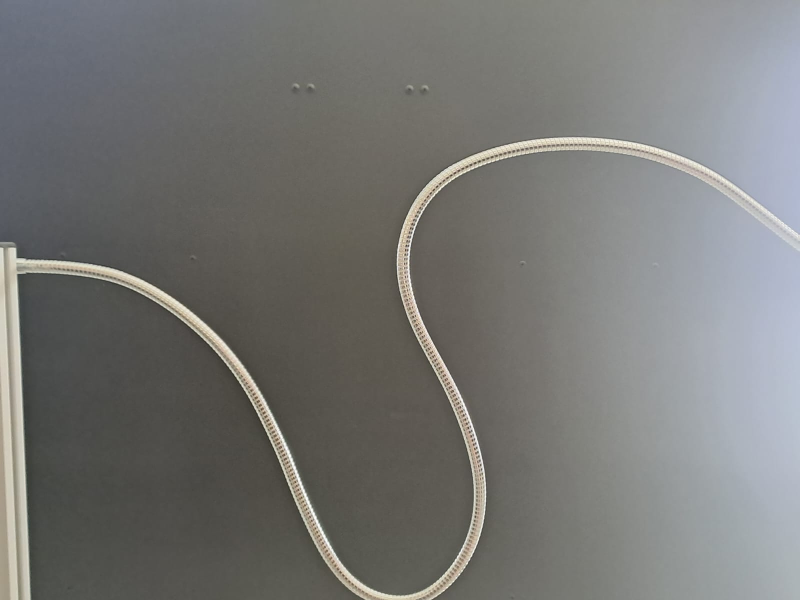
#> input picture LineDetection/IMG/line1.jpg, 1600 x 1200 px (shown at 1/2 size)
$ python line_detection.py
#> lines starting #> are read from the running program, lines starting #| are printed output that depends on the picture; after the words box and inside, x2 and y2 are one past the last pixel; in counts of white or black regions, pixels touching at a corner belong together
"""
Beispiel zum erkennen der Linie aus einem realen, aufgenommenen Bild.

Diese Pakete müssen installiert sein:
    opencv-python
    numpy
    matplotlib
    scikit-image    (https://scikit-image.org/docs/stable/install.html)
"""

from cv2 import WINDOW_NORMAL
import cv2
import numpy as np
from skimage.morphology import skeletonize
import matplotlib.pyplot as plt
import os


# Bild einlesen
original_img = cv2.imread(os.path.abspath('IMG/line1.jpg'))
#> original_img is the input picture: shape (1200, 1600, 3); mean B, G, R 116.6, 118.8, 118.7

# Bild in Gray-Bild umwandeln
img = cv2.cvtColor(original_img, cv2.COLOR_BGR2GRAY)

# Schwellwert anwenden
img = cv2.medianBlur(img, 3)
img = cv2.adaptiveThreshold(img, 255, cv2.ADAPTIVE_THRESH_GAUSSIAN_C, cv2.THRESH_BINARY_INV, 5, 2)
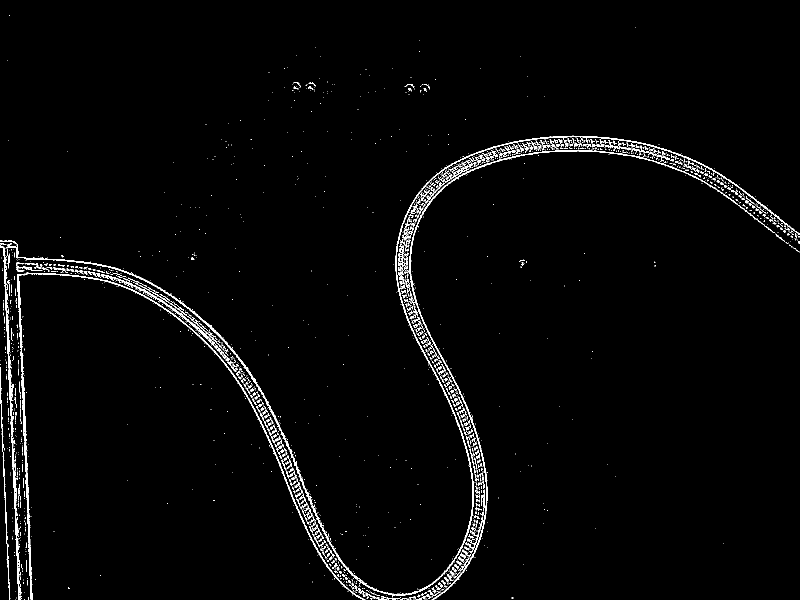
#> img: shape (1200, 1600) (shown at 1/2 size); 2.2% white in thin lines or dots

# Konturen im Bild finden
contours, hierarchy = cv2.findContours(img, cv2.RETR_TREE, cv2.CHAIN_APPROX_SIMPLE)
#> contours = 2353 contours, 2246 with area under 20; largest, box (x1, y1, x2, y2) and area: (11, 271, 1600, 1192) 5368, (34, 545, 731, 1200) 3710, (818, 300, 1530, 1200) 2499, (0, 491, 42, 1200) 1668, (202, 548, 460, 723) 960

# Nach der größten Kontur filtern und diese auf ein schwarzes Bild übertragen
img_line = np.zeros(img.shape, dtype="uint8")
line = max(contours, key=cv2.contourArea)
#> line = contour of 3102 points, box (x1, y1, x2, y2) (11, 271, 1600, 1192), area 5368
cv2.drawContours(img_line, [line], -1, 255, 5)
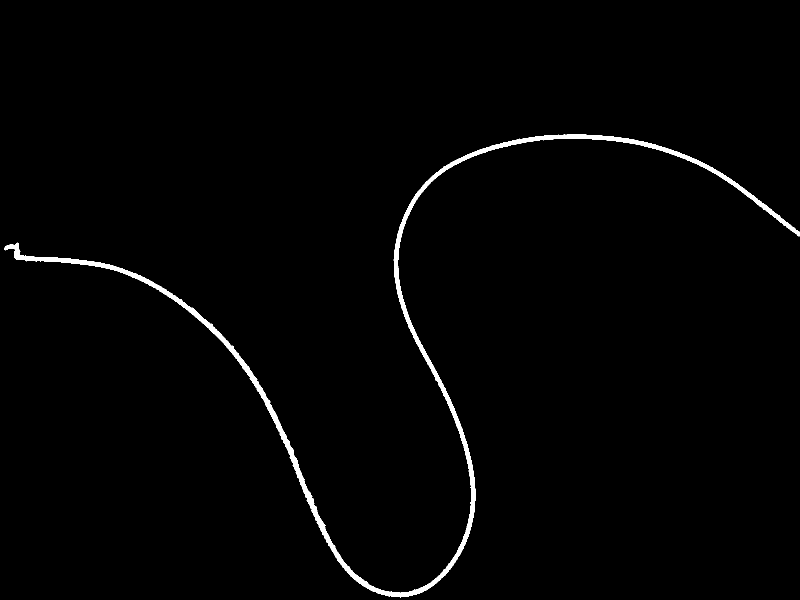
#> img_line: shape (1200, 1600) (shown at 1/2 size); 1.3% white; 1 white region, box (x1, y1, x2, y2) and area: (8, 268, 1600, 1195) 25459

# Skeletonize-Methode anwenden um die Linie auf einen Pixel Breite zu reduzieren
new_img = skeletonize(img_line)
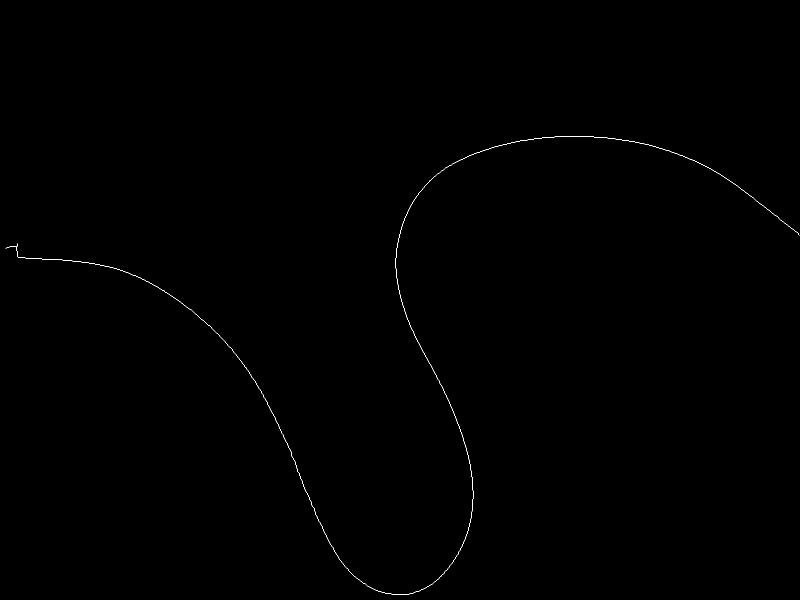
#> new_img: shape (1200, 1600) bool (shown at 1/2 size); 0.14% white in thin lines or dots, all inside (x1, y1, x2, y2) = (11, 272, 1599, 1190)

# Ergebnis in ein binäres Bild übertragen
new_img_2 = np.zeros(img.shape, dtype="uint8")
r, c = new_img.shape
#> r = 1200; c = 1600
for row in range(r):
    for column in range(c):
        if new_img[row][column] == True:
            new_img_2[row][column] = 1


# Ergebnis anzeigen
# (dieser Schritt dient nur der Visualisierung und hat nichts mit der Bildverarbeitung zu tun)

window_size = (1600, 600)    # Fenstergröße zum anzeigen

cv2.namedWindow('Ergebnis', WINDOW_NORMAL)
cv2.resizeWindow('Ergebnis', window_size[0], window_size[1])

text = 'q = quit/close; s = save'
original_img = cv2.putText(original_img, text, (50, 100), cv2.FONT_HERSHEY_SIMPLEX, 2, (0, 0, 255), 5, cv2.LINE_AA, False)
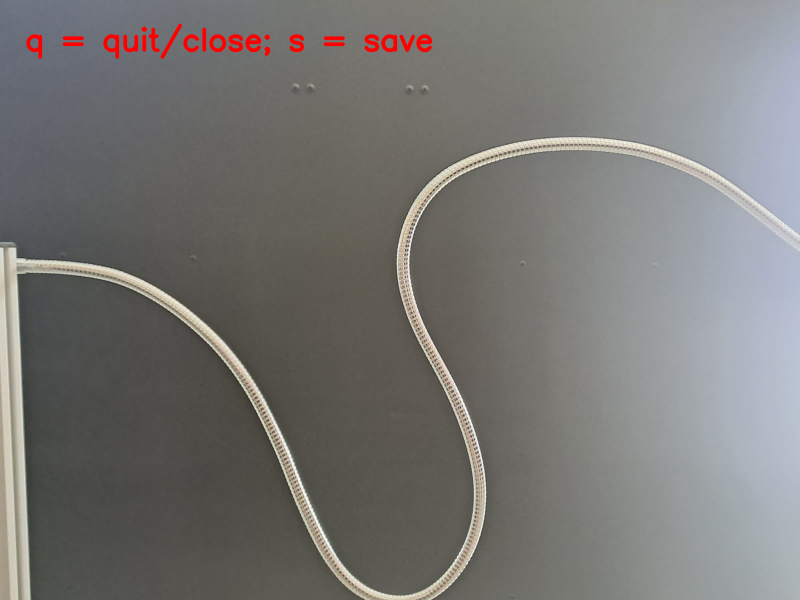
#> original_img: shape (1200, 1600, 3) (shown at 1/2 size); 0.69% of pixels changed, all inside (x1, y1, x2, y2) = (52, 47, 865, 119)
ergebnis = np.concatenate((original_img, cv2.cvtColor(new_img_2*255, cv2.COLOR_GRAY2BGR)), axis=1)
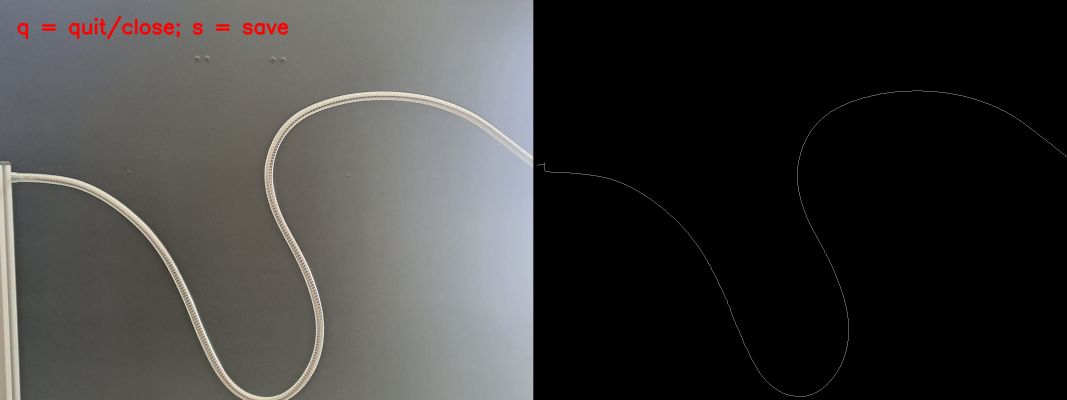
#> ergebnis: shape (1200, 3200, 3) (shown at 1/3 size); mean B, G, R 58.1, 59.3, 59.9
cv2.imshow('Ergebnis', ergebnis)

while True:
    k = cv2.waitKey(0) & 0xFF
#> (key q is pressed here)
    if k == ord('q'):               # Taste q zum schließen
        cv2.destroyAllWindows()
        break
    if k == ord('s'):               # Taste s um Ergebnis abzuspeichern
        cv2.imwrite('thinned.jpg', new_img_2*255)


# Alle Fenster schließen
cv2.destroyAllWindows()

$ run again, with LineDetection/IMG/line2.jpg copied over LineDetection/IMG/line1.jpg
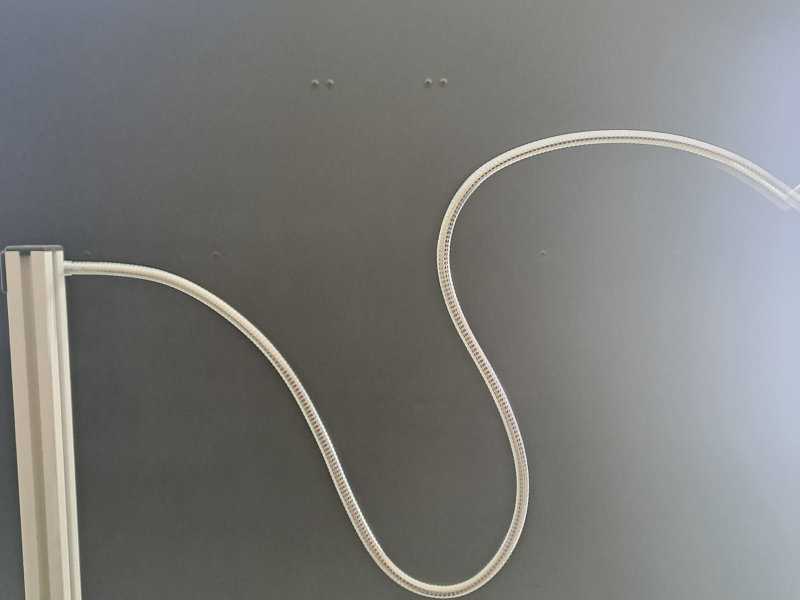
#> input picture LineDetection/IMG/line2.jpg, 1600 x 1200 px (shown at 1/2 size)
#> original_img is the input picture: shape (1200, 1600, 3); mean B, G, R 120.6, 122.7, 122.5
#> `img = cv2.adaptiveThreshold(img, 255, cv2.ADAPTIVE_THRESH_GAUSSIAN_C, ..`:
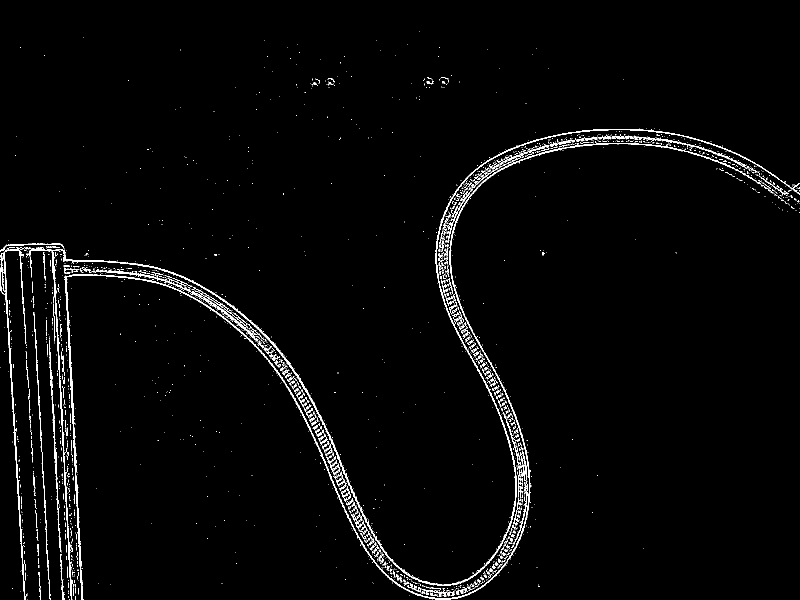
#> img: shape (1200, 1600) (shown at 1/2 size); 2.3% white in thin lines or dots
#> contours = 2447 contours, 2346 with area under 20; largest, box (x1, y1, x2, y2) and area: (52, 258, 1600, 1200) 6213, (129, 286, 1547, 1200) 5812, (1, 495, 63, 1200) 1736, (209, 540, 516, 683) 866, (98, 680, 123, 1105) 532
#> line = contour of 3322 points, box (x1, y1, x2, y2) (52, 258, 1600, 1200), area 6213
#> img_line: shape (1200, 1600); 1.6% white; 1 white region, box (x1, y1, x2, y2) and area: (49, 255, 1600, 1200) 30711
#> new_img: shape (1200, 1600) bool; 0.17% white in thin lines or dots, all inside (x1, y1, x2, y2) = (52, 258, 1600, 1199)
#> original_img: shape (1200, 1600, 3); 0.69% of pixels changed, all inside (x1, y1, x2, y2) = (52, 47, 865, 119)
#> `ergebnis = np.concatenate((original_img, cv2.cvtColor(new_img_2*255, c..`:
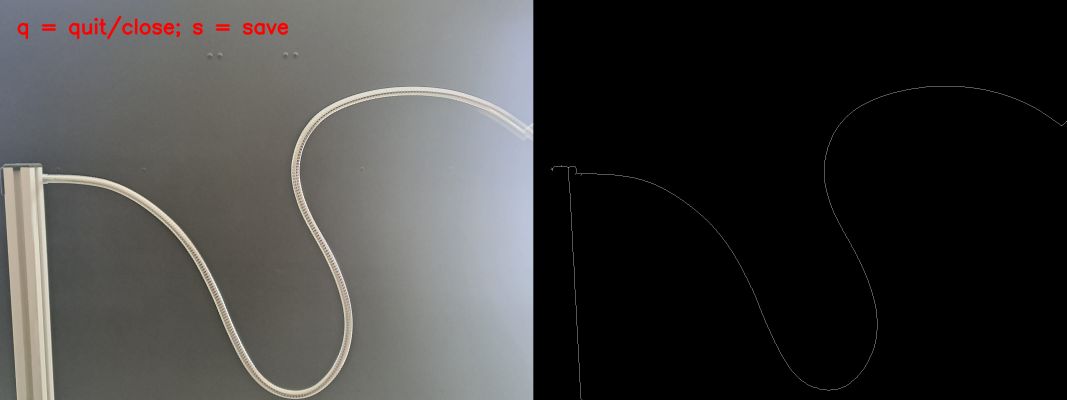
#> ergebnis: shape (1200, 3200, 3) (shown at 1/3 size); mean B, G, R 60.2, 61.2, 61.8

$ run again, with LineDetection/IMG/line3.jpg copied over LineDetection/IMG/line1.jpg
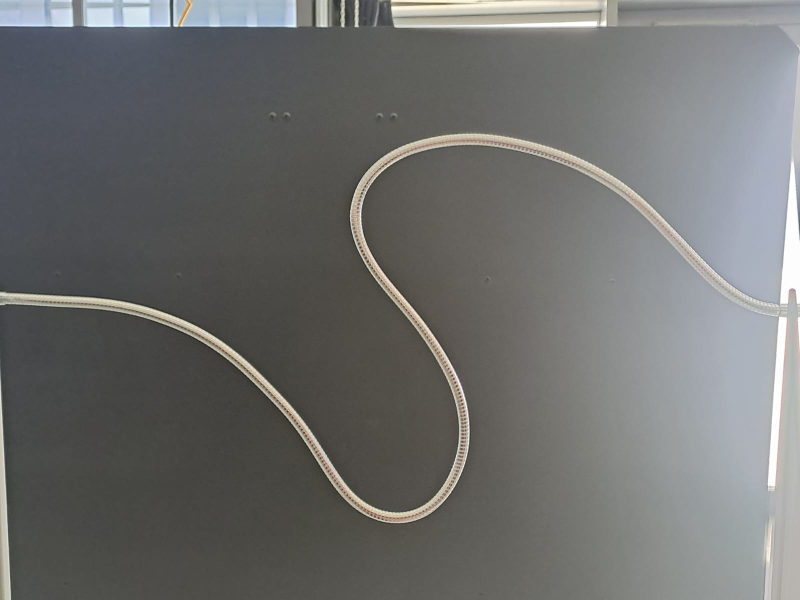
#> input picture LineDetection/IMG/line3.jpg, 1600 x 1200 px (shown at 1/2 size)
#> original_img is the input picture: shape (1200, 1600, 3); mean B, G, R 109.1, 110.3, 109.6
#> `img = cv2.adaptiveThreshold(img, 255, cv2.ADAPTIVE_THRESH_GAUSSIAN_C, ..`:
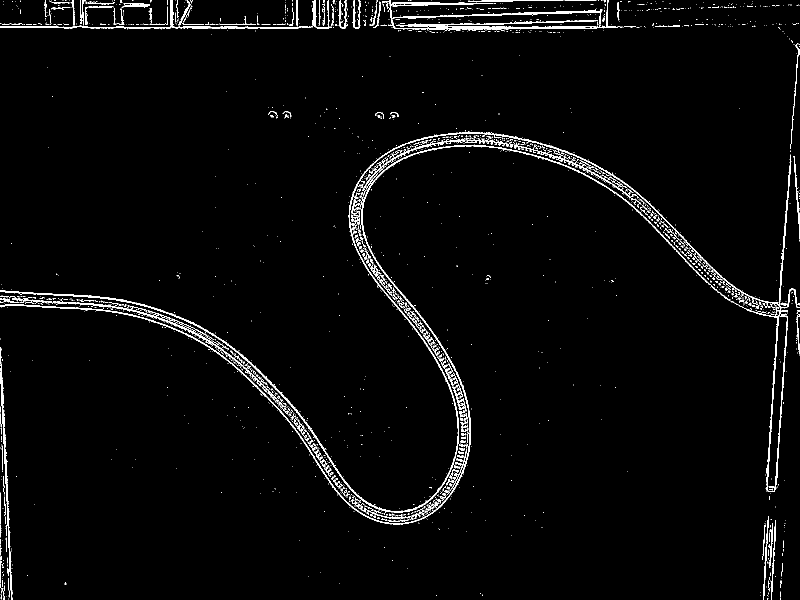
#> img: shape (1200, 1600) (shown at 1/2 size); 2.7% white in thin lines or dots
#> contours = 2604 contours, 2497 with area under 20; largest, box (x1, y1, x2, y2) and area: (0, 264, 1600, 1025) 12822, (1534, 631, 1575, 984) 5834, (0, 290, 1422, 1049) 4220, (0, 0, 622, 58) 1466, (106, 603, 554, 800) 1110
#> line = contour of 3254 points, box (x1, y1, x2, y2) (0, 264, 1600, 1025), area 12822
#> img_line: shape (1200, 1600); 1.7% white; 1 white region, box (x1, y1, x2, y2) and area: (0, 261, 1600, 1028) 33248
#> new_img: shape (1200, 1600) bool; 0.19% white in thin lines or dots, all inside (x1, y1, x2, y2) = (0, 265, 1598, 1024)
#> original_img: shape (1200, 1600, 3); 0.69% of pixels changed, all inside (x1, y1, x2, y2) = (52, 47, 865, 119)
#> `ergebnis = np.concatenate((original_img, cv2.cvtColor(new_img_2*255, c..`:
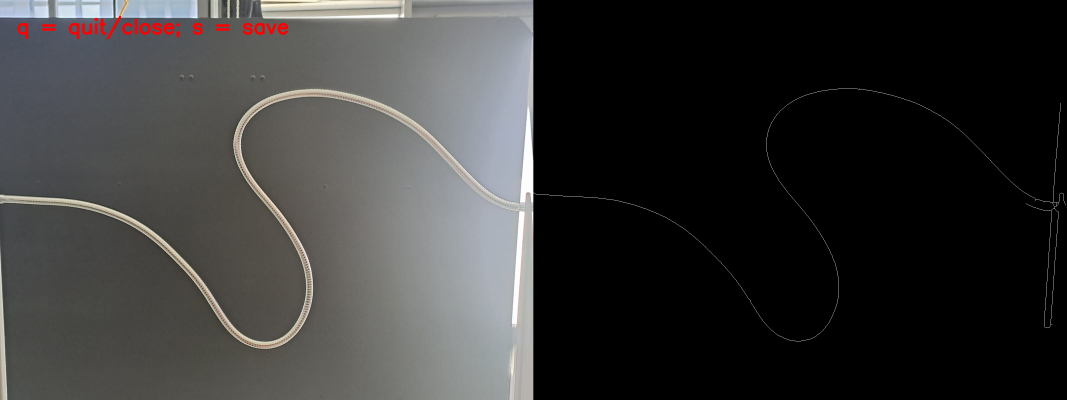
#> ergebnis: shape (1200, 3200, 3) (shown at 1/3 size); mean B, G, R 54.5, 55.1, 55.5

$ run again, with LineDetection/IMG/line4.jpg copied over LineDetection/IMG/line1.jpg
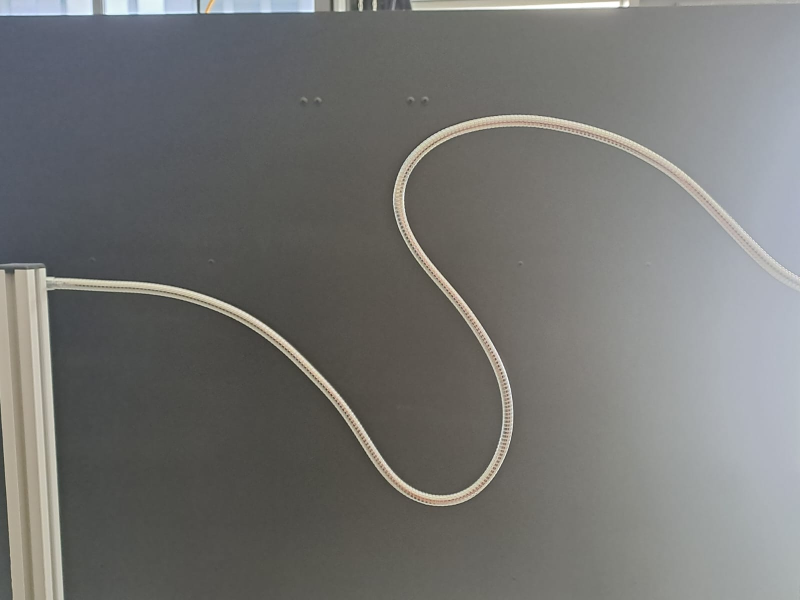
#> input picture LineDetection/IMG/line4.jpg, 1600 x 1200 px (shown at 1/2 size)
#> original_img is the input picture: shape (1200, 1600, 3); mean B, G, R 113.4, 115.4, 115.1
#> `img = cv2.adaptiveThreshold(img, 255, cv2.ADAPTIVE_THRESH_GAUSSIAN_C, ..`:
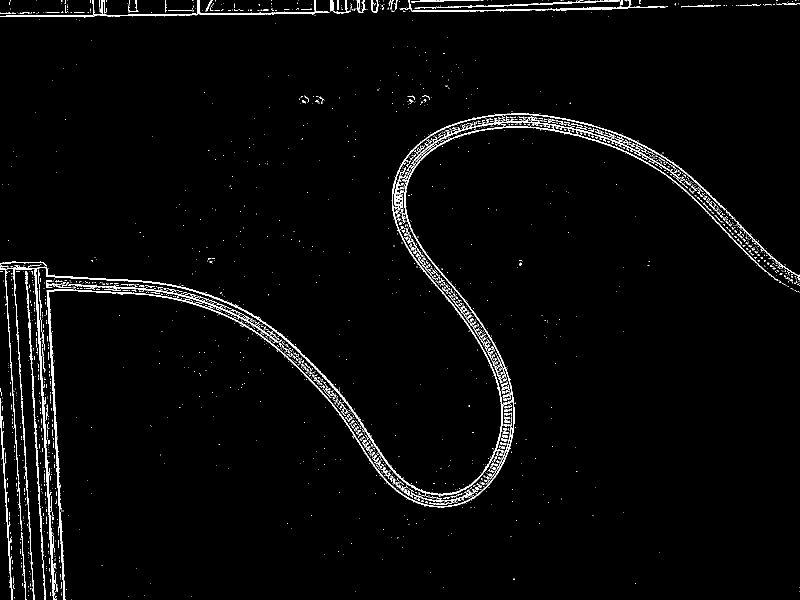
#> img: shape (1200, 1600) (shown at 1/2 size); 2.5% white in thin lines or dots
#> contours = 2688 contours, 2618 with area under 20; largest, box (x1, y1, x2, y2) and area: (14, 227, 1600, 1200) 6990, (93, 252, 1557, 1200) 5654, (0, 0, 659, 34) 1362, (843, 239, 1360, 358) 946, (50, 542, 92, 1200) 932
#> line = contour of 3110 points, box (x1, y1, x2, y2) (14, 227, 1600, 1200), area 6990
#> img_line: shape (1200, 1600); 1.6% white; 1 white region, box (x1, y1, x2, y2) and area: (11, 224, 1600, 1200) 31476
#> new_img: shape (1200, 1600) bool; 0.17% white in thin lines or dots, all inside (x1, y1, x2, y2) = (13, 227, 1600, 1199)
#> original_img: shape (1200, 1600, 3); 0.69% of pixels changed, all inside (x1, y1, x2, y2) = (52, 47, 865, 119)
#> `ergebnis = np.concatenate((original_img, cv2.cvtColor(new_img_2*255, c..`:
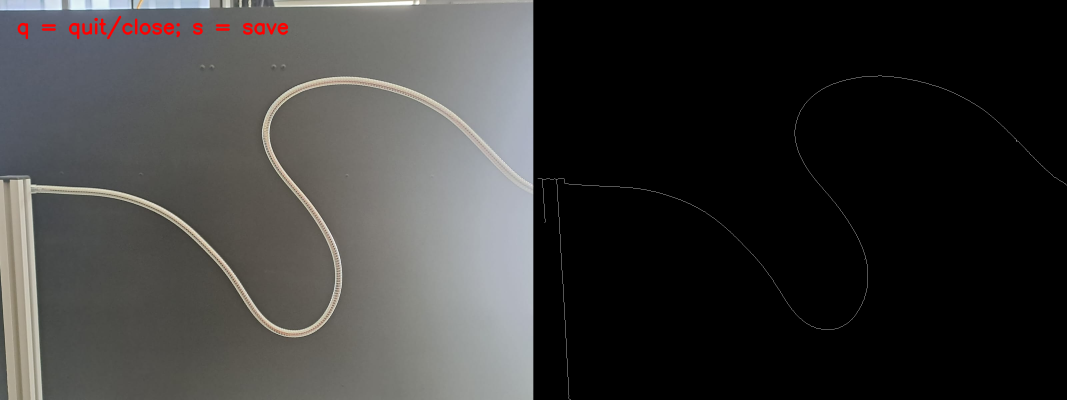
#> ergebnis: shape (1200, 3200, 3) (shown at 1/3 size); mean B, G, R 56.6, 57.6, 58.2
